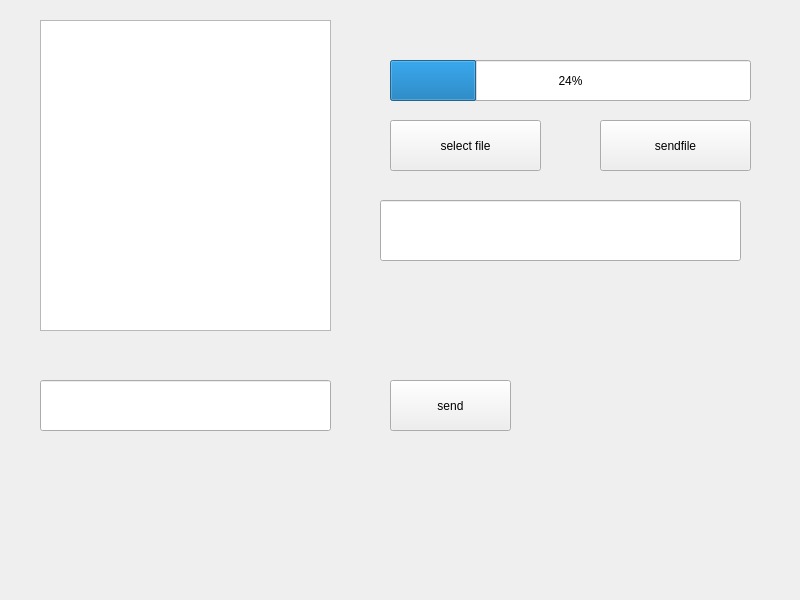
<?xml version="1.0" encoding="UTF-8"?>
<ui version="4.0">
 <class>Server</class>
 <widget class="QWidget" name="Server">
  <property name="geometry">
   <rect>
    <x>0</x>
    <y>0</y>
    <width>800</width>
    <height>600</height>
   </rect>
  </property>
  <property name="windowTitle">
   <string>Server</string>
  </property>
  <widget class="QPushButton" name="pushButton_send">
   <property name="geometry">
    <rect>
     <x>390</x>
     <y>380</y>
     <width>121</width>
     <height>51</height>
    </rect>
   </property>
   <property name="text">
    <string>send</string>
   </property>
  </widget>
  <widget class="QPushButton" name="pushButton_selectFile">
   <property name="geometry">
    <rect>
     <x>390</x>
     <y>120</y>
     <width>151</width>
     <height>51</height>
    </rect>
   </property>
   <property name="text">
    <string>select file</string>
   </property>
  </widget>
  <widget class="QPushButton" name="pushButton_sendFile">
   <property name="geometry">
    <rect>
     <x>600</x>
     <y>120</y>
     <width>151</width>
     <height>51</height>
    </rect>
   </property>
   <property name="text">
    <string>sendfile</string>
   </property>
  </widget>
  <widget class="QLineEdit" name="lineEdit">
   <property name="geometry">
    <rect>
     <x>40</x>
     <y>380</y>
     <width>291</width>
     <height>51</height>
    </rect>
   </property>
  </widget>
  <widget class="QTextBrowser" name="browser">
   <property name="geometry">
    <rect>
     <x>40</x>
     <y>20</y>
     <width>291</width>
     <height>311</height>
    </rect>
   </property>
  </widget>
  <widget class="QProgressBar" name="progressBar_fileProgress">
   <property name="geometry">
    <rect>
     <x>390</x>
     <y>60</y>
     <width>361</width>
     <height>41</height>
    </rect>
   </property>
   <property name="value">
    <number>24</number>
   </property>
  </widget>
  <widget class="QLineEdit" name="lineEdit_fileName">
   <property name="geometry">
    <rect>
     <x>380</x>
     <y>200</y>
     <width>361</width>
     <height>61</height>
    </rect>
   </property>
  </widget>
 </widget>
 <resources/>
 <connections/>
</ui>
